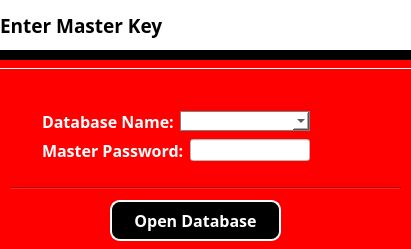
<?xml version="1.0" encoding="UTF-8"?>
<ui version="4.0">
 <class>OpenDatabaseForm</class>
 <widget class="QDialog" name="OpenDatabaseForm">
  <property name="geometry">
   <rect>
    <x>0</x>
    <y>0</y>
    <width>411</width>
    <height>249</height>
   </rect>
  </property>
  <property name="windowTitle">
   <string>Dialog</string>
  </property>
  <property name="styleSheet">
   <string notr="true">background-color:red;</string>
  </property>
  <widget class="QPushButton" name="pushButton_open">
   <property name="geometry">
    <rect>
     <x>110</x>
     <y>200</y>
     <width>171</width>
     <height>41</height>
    </rect>
   </property>
   <property name="font">
    <font>
     <family>Tekton Pro Cond</family>
     <pointsize>12</pointsize>
     <weight>75</weight>
     <bold>true</bold>
    </font>
   </property>
   <property name="styleSheet">
    <string notr="true">background-color:black;
color:white;
border-style:outset;
border-width:2px;
border-color:white;
border-radius:10px;
min-width:10em;
padding:6px;</string>
   </property>
   <property name="text">
    <string>Open Database</string>
   </property>
  </widget>
  <widget class="QLabel" name="label_heading">
   <property name="geometry">
    <rect>
     <x>0</x>
     <y>0</y>
     <width>411</width>
     <height>51</height>
    </rect>
   </property>
   <property name="font">
    <font>
     <family>Tekton Pro</family>
     <pointsize>14</pointsize>
     <weight>75</weight>
     <bold>true</bold>
    </font>
   </property>
   <property name="styleSheet">
    <string notr="true">background-color:white;</string>
   </property>
   <property name="text">
    <string>Enter Master Key</string>
   </property>
  </widget>
  <widget class="Line" name="line">
   <property name="geometry">
    <rect>
     <x>10</x>
     <y>180</y>
     <width>391</width>
     <height>16</height>
    </rect>
   </property>
   <property name="orientation">
    <enum>Qt::Horizontal</enum>
   </property>
  </widget>
  <widget class="QLabel" name="label">
   <property name="geometry">
    <rect>
     <x>0</x>
     <y>50</y>
     <width>411</width>
     <height>16</height>
    </rect>
   </property>
   <property name="styleSheet">
    <string notr="true">background-color:black;
</string>
   </property>
   <property name="text">
    <string>TextLabel</string>
   </property>
  </widget>
  <widget class="Line" name="line_2">
   <property name="geometry">
    <rect>
     <x>0</x>
     <y>60</y>
     <width>411</width>
     <height>16</height>
    </rect>
   </property>
   <property name="styleSheet">
    <string notr="true">color:white;</string>
   </property>
   <property name="frameShadow">
    <enum>QFrame::Plain</enum>
   </property>
   <property name="orientation">
    <enum>Qt::Horizontal</enum>
   </property>
  </widget>
  <widget class="QWidget" name="layoutWidget">
   <property name="geometry">
    <rect>
     <x>42</x>
     <y>110</y>
     <width>268</width>
     <height>52</height>
    </rect>
   </property>
   <layout class="QGridLayout" name="gridLayout">
    <item row="0" column="0">
     <layout class="QHBoxLayout" name="horizontalLayout">
      <item>
       <widget class="QLabel" name="label_dbName">
        <property name="font">
         <font>
          <family>Tekton Pro</family>
          <pointsize>12</pointsize>
          <weight>75</weight>
          <bold>true</bold>
         </font>
        </property>
        <property name="styleSheet">
         <string notr="true">color:white;</string>
        </property>
        <property name="text">
         <string>Database Name:</string>
        </property>
       </widget>
      </item>
      <item>
       <widget class="QComboBox" name="comboBox_dbNames">
        <property name="styleSheet">
         <string notr="true">background-color:white;
border:1px solid gray;
padding:1px 18px 1px 3px;
min-width:6em;</string>
        </property>
       </widget>
      </item>
     </layout>
    </item>
    <item row="1" column="0">
     <layout class="QHBoxLayout" name="horizontalLayout_2">
      <item>
       <widget class="QLabel" name="label_3">
        <property name="font">
         <font>
          <family>Tekton Pro</family>
          <pointsize>12</pointsize>
          <weight>75</weight>
          <bold>true</bold>
         </font>
        </property>
        <property name="styleSheet">
         <string notr="true">color:white;</string>
        </property>
        <property name="text">
         <string>Master Password:</string>
        </property>
       </widget>
      </item>
      <item>
       <widget class="QLineEdit" name="lineEdit_masterPass">
        <property name="styleSheet">
         <string notr="true">background-color:white;
selection-background-color:red;</string>
        </property>
       </widget>
      </item>
     </layout>
    </item>
   </layout>
  </widget>
 </widget>
 <resources/>
 <connections/>
</ui>
